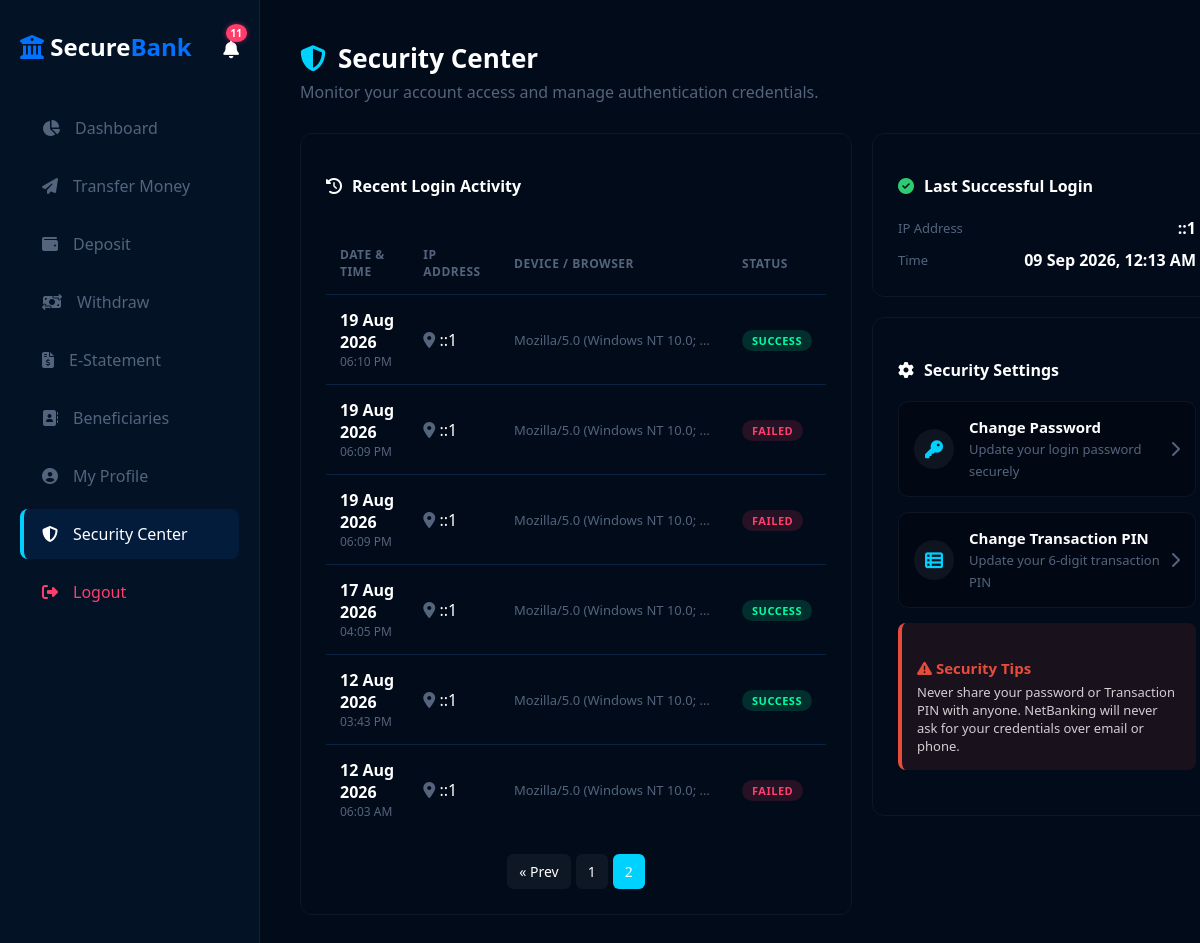
/user/security_center.php?page=2 (signed in), run on the app's committed database.
### tables this page shows
CREATE TABLE `user_login_history` (
  `id` int(11) NOT NULL,
  `user_id` int(11) NOT NULL,
  `ip_address` varchar(45) NOT NULL,
  `user_agent` varchar(255) NOT NULL,
  `status` enum('success','failed') NOT NULL,
  `created_at` timestamp NOT NULL DEFAULT current_timestamp()
);

### user/security_center.php (the view, shortened to what this page needs)
<?php
require_once '../config/session.php';
$user_id = $_SESSION['user_id'];
$limit = 10;
$page = isset($_GET['page']) && is_numeric($_GET['page']) ? (int)$_GET['page'] : 1;
$offset = ($page - 1) * $limit;
$stmt_c = mysqli_prepare($conn, "SELECT COUNT(*) as c FROM user_login_history WHERE user_id=?");
mysqli_stmt_bind_param($stmt_c, 'i', $user_id);
mysqli_stmt_execute($stmt_c);
$total_rows = mysqli_fetch_assoc(mysqli_stmt_get_result($stmt_c))['c'];
$total_pages = ceil($total_rows / $limit);
$stmt = mysqli_prepare($conn, "SELECT * FROM user_login_history WHERE user_id=? ORDER BY id DESC LIMIT ? OFFSET ?");
mysqli_stmt_bind_param($stmt, 'iii', $user_id, $limit, $offset);
mysqli_stmt_execute($stmt);
$history = mysqli_stmt_get_result($stmt);
$last_stmt = mysqli_prepare($conn, "SELECT * FROM user_login_history WHERE user_id=? AND status='success' ORDER BY id DESC LIMIT 1 OFFSET 1");
mysqli_stmt_bind_param($last_stmt, 'i', $user_id);
mysqli_stmt_execute($last_stmt);
$last_login = mysqli_fetch_assoc(mysqli_stmt_get_result($last_stmt));
?>
<!DOCTYPE html>
<html lang="en">
<head>
    <link rel="stylesheet" href="../assets/css/premium-theme.css">
    <link rel="stylesheet" href="../assets/css/app-theme.css">
    <link rel="stylesheet" href="https://cdnjs.cloudflare.com/ajax/libs/font-awesome/6.4.0/css/all.min.css">
</head>
<body>
<div class="dashboard-container">
    <?php include __DIR__ . '/partials/sidebar.php'; ?>
    <main class="main-content">
        <header class="page-header">
            <div>
                <h1><i class="fa-solid fa-shield-halved" style="color: var(--accent-blue);"></i> Security Center</h1>
                <p>Monitor your account access and manage authentication credentials.</p>
            </div>
        </header>
        <div class="security-grid">
            <div>
                <div class="sec-card">
                    <h3><i class="fa-solid fa-clock-rotate-left"></i> Recent Login Activity</h3>
                    <div class="table-container" style="background:transparent; border:none; padding:0; box-shadow:none;">
                        <table>
                            <thead>
                                <tr>
                                    <th>Date & Time</th>
                                    <th>IP Address</th>
                                    <th>Device / Browser</th>
                                    <th>Status</th>
                                </tr>
                            </thead>
                            <tbody>
                            <?php $count = 0; while ($log = mysqli_fetch_assoc($history)): $count++; ?>
                                <tr>
                                    <td>
                                        <div style="font-weight:600;"><?= date('d M Y', strtotime($log['created_at'])) ?></div>
                                        <div style="font-size:12px; color:var(--text-muted);"><?= date('h:i A', strtotime($log['created_at'])) ?></div>
                                    </td>
                                    <td><i class="fa-solid fa-location-dot" style="color:var(--text-muted);"></i> <?= htmlspecialchars($log['ip_address']) ?></td>
                                    <td style="font-size:13px; color:var(--text-muted); max-width:200px; white-space:nowrap; overflow:hidden; text-overflow:ellipsis;" title="<?= htmlspecialchars($log['user_agent']) ?>">
                                        <?= htmlspecialchars($log['user_agent']) ?>
                                    </td>
                                    <td>
                                        <?php if ($log['status'] === 'success'): ?>
                                            <span class="badge-status badge-active">Success</span>
                                        <?php else: ?>
                                            <span class="badge-status badge-closed">Failed</span>
                                        <?php endif; ?>
                                    </td>
                                </tr>
                            <?php endwhile; ?>
                            </tbody>
                        </table>
                    </div>
                    <?php if ($total_pages > 1): ?>
                    <div class="pagination">
                        <?php
                            if ($page > 1) echo '<a href="?page='.($page-1).'">&laquo; Prev</a>';
                            $start_page = max(1, $page - 2);
                            $end_page = min($total_pages, $page + 2);
                            for ($i = $start_page; $i <= $end_page; $i++) {
                                $active_class = $i === $page ? 'active' : '';
                                echo '<a href="?page='.$i.'" class="'.$active_class.'">'.$i.'</a>';
                            }
                        ?>
                    </div>
                    <?php endif; ?>
                </div>
            </div>
            <div>
                <?php if ($last_login): ?>
                <div class="sec-card" style="margin-bottom:20px;">
                    <h3><i class="fa-solid fa-circle-check" style="color:#2ecc71;"></i> Last Successful Login</h3>
                    <div style="display:flex; justify-content:space-between; align-items:center; margin-bottom:10px;">
                        <span style="color:var(--text-muted); font-size:13px;">IP Address</span>
                        <strong><?= htmlspecialchars($last_login['ip_address']) ?></strong>
                    </div>
                    <div style="display:flex; justify-content:space-between; align-items:center;">
                        <span style="color:var(--text-muted); font-size:13px;">Time</span>
                        <strong><?= date('d M Y, h:i A', strtotime($last_login['created_at'])) ?></strong>
                    </div>
                </div>
                <?php endif; ?>
                <div class="sec-card">
                    <h3><i class="fa-solid fa-gear"></i> Security Settings</h3>
                    <a href="profile.php" class="shortcut-btn">
                        <div class="icon"><i class="fa-solid fa-key"></i></div>
                        <div class="text">
                            <strong>Change Password</strong>
                            <small>Update your login password securely</small>
                        </div>
                        <i class="fa-solid fa-chevron-right" style="color:var(--text-muted);"></i>
                    </a>
                    <a href="profile.php" class="shortcut-btn">
                        <div class="icon"><i class="fa-solid fa-th-list"></i></div>
                        <div class="text">
                            <strong>Change Transaction PIN</strong>
                            <small>Update your 6-digit transaction PIN</small>
                        </div>
                        <i class="fa-solid fa-chevron-right" style="color:var(--text-muted);"></i>
                    </a>
                    <div class="alert-box">
                        <h4><i class="fa-solid fa-triangle-exclamation"></i> Security Tips</h4>
                        <p>Never share your password or Transaction PIN with anyone. NetBanking will never ask for your credentials over email or phone.</p>
                    </div>
                </div>
            </div>
        </div>
    </main>
</div>
</body>
</html>

### assets/css/premium-theme.css (style rules this page uses)
:root { --bg-dark: #020b19; --bg-card: #041226; --primary-glow: #0072ff; --accent-blue: #00d2ff; --text-main: #ffffff; --text-muted: #53647c; --border-color: #0b2240; }
body { background-color: var(--bg-dark); color: var(--text-main); font-family: 'Segoe UI', Roboto, sans-serif; margin: 0; padding: 0; }

### assets/css/app-theme.css (style rules this page uses)
.dashboard-container { display: grid; grid-template-columns: 260px 1fr; min-height: 100vh; }
.main-content { padding: 40px; overflow-y: auto; }
.page-header { display: flex; align-items: center; justify-content: space-between; flex-wrap: wrap; gap: 15px; margin-bottom: 30px; }
.page-header h1 { margin: 0; font-size: 26px; display: flex; align-items: center; gap: 12px; }
.page-header p { color: var(--text-muted); margin: 5px 0 0 0; }
.badge-status { display: inline-block; padding: 3px 10px; border-radius: 20px; font-size: 11px; font-weight: 600; text-transform: uppercase; letter-spacing: .5px; }
.badge-active { background: rgba(0,255,163,0.15); color: #00ffa3; }
.badge-closed { background: rgba(255,62,108,0.15); color: #ff3e6c; }
.table-container { background: var(--bg-card); border: 1px solid var(--border-color); border-radius: 12px; padding: 25px; min-width: 0; overflow-x: auto; }
table { width: 100%; border-collapse: collapse; margin-top: 15px; min-width: 500px; }
th, td { text-align: left; padding: 14px; border-bottom: 1px solid var(--border-color); }
th { color: var(--text-muted); font-weight: 600; font-size: 12px; text-transform: uppercase; letter-spacing: .5px; }
tr:last-child td { border-bottom: none; }
.stat-card, .table-container, .profile-card, .flow-card, .form-card, .balance-pill, .alert-flash, .quick-action { transition: transform 0.8s cubic-bezier(0.34, 1.56, 0.64, 1), box-shadow 0.8s ease, border-color 0.8s ease !important; }
body { transition: background-color 1s ease; }

### user/security_center.php (style rules this page uses)
.security-grid { display: grid; grid-template-columns: 1fr 350px; gap: 20px; align-items: start; }
.sec-card { background: var(--surface-light); padding: 25px; border-radius: 12px; border: 1px solid rgba(255,255,255,0.05); }
.sec-card h3 { font-size: 16px; margin-bottom: 20px; font-weight: 600; color: white; display:flex; align-items:center; gap:10px; }
.shortcut-btn { display: flex; align-items: center; justify-content: space-between; padding: 15px; background: rgba(0,0,0,0.2); border-radius: 10px; text-decoration: none; color: white; margin-bottom: 15px; transition: 0.2s; border: 1px solid rgba(255,255,255,0.05); }
.shortcut-btn .icon { width: 40px; height: 40px; background: rgba(255,255,255,0.05); border-radius: 50%; display: flex; align-items: center; justify-content: center; font-size: 18px; color: var(--accent-blue); }
.shortcut-btn .text { flex: 1; margin-left: 15px; }
.shortcut-btn .text strong { display: block; font-size: 15px; }
.shortcut-btn .text small { color: var(--text-muted); font-size: 13px; }
.alert-box { background: rgba(231, 76, 60, 0.1); border-left: 4px solid #e74c3c; padding: 15px; border-radius: 8px; margin-bottom: 20px; }
.alert-box h4 { color: #e74c3c; margin-bottom: 5px; font-size: 15px; font-weight: 600; }
.alert-box p { margin: 0; font-size: 13px; color: rgba(255,255,255,0.8); }
.pagination { display: flex; gap: 5px; justify-content: center; margin-top: 20px; }
.pagination a, .pagination span { padding: 8px 12px; background: rgba(255,255,255,0.05); color: white; text-decoration: none; border-radius: 6px; font-size: 14px; }
.pagination a.active { background: var(--accent-blue); }

### data on the page
user_login_history: created_at "19 Aug 2026", created_at "06:10 PM", ip_address "::1", user_agent "Mozilla/5.0 (Windows NT 10.0;…", status "SUCCESS"
user_login_history: created_at "19 Aug 2026", created_at "06:09 PM", ip_address "::1", user_agent "Mozilla/5.0 (Windows NT 10.0;…", status "FAILED"
user_login_history: created_at "19 Aug 2026", created_at "06:09 PM", ip_address "::1", user_agent "Mozilla/5.0 (Windows NT 10.0;…", status "FAILED"
user_login_history: created_at "17 Aug 2026", created_at "04:05 PM", ip_address "::1", user_agent "Mozilla/5.0 (Windows NT 10.0;…", status "SUCCESS"
user_login_history: created_at "12 Aug 2026", created_at "03:43 PM", ip_address "::1", user_agent "Mozilla/5.0 (Windows NT 10.0;…", status "SUCCESS"
user_login_history: created_at "12 Aug 2026", created_at "06:03 AM", ip_address "::1", user_agent "Mozilla/5.0 (Windows NT 10.0;…", status "FAILED"
user_login_history: ip_address "::1", created_at "09 Sep 2026, 12:13 AM"

### other printed values
$unread "11"
$item[2] "Dashboard"
$item[2] "Transfer Money"
$item[2] "Deposit"
$item[2] "Withdraw"
$item[2] "E-Statement"
$item[2] "Beneficiaries"
$item[2] "My Profile"
$item[2] "Security Center"
